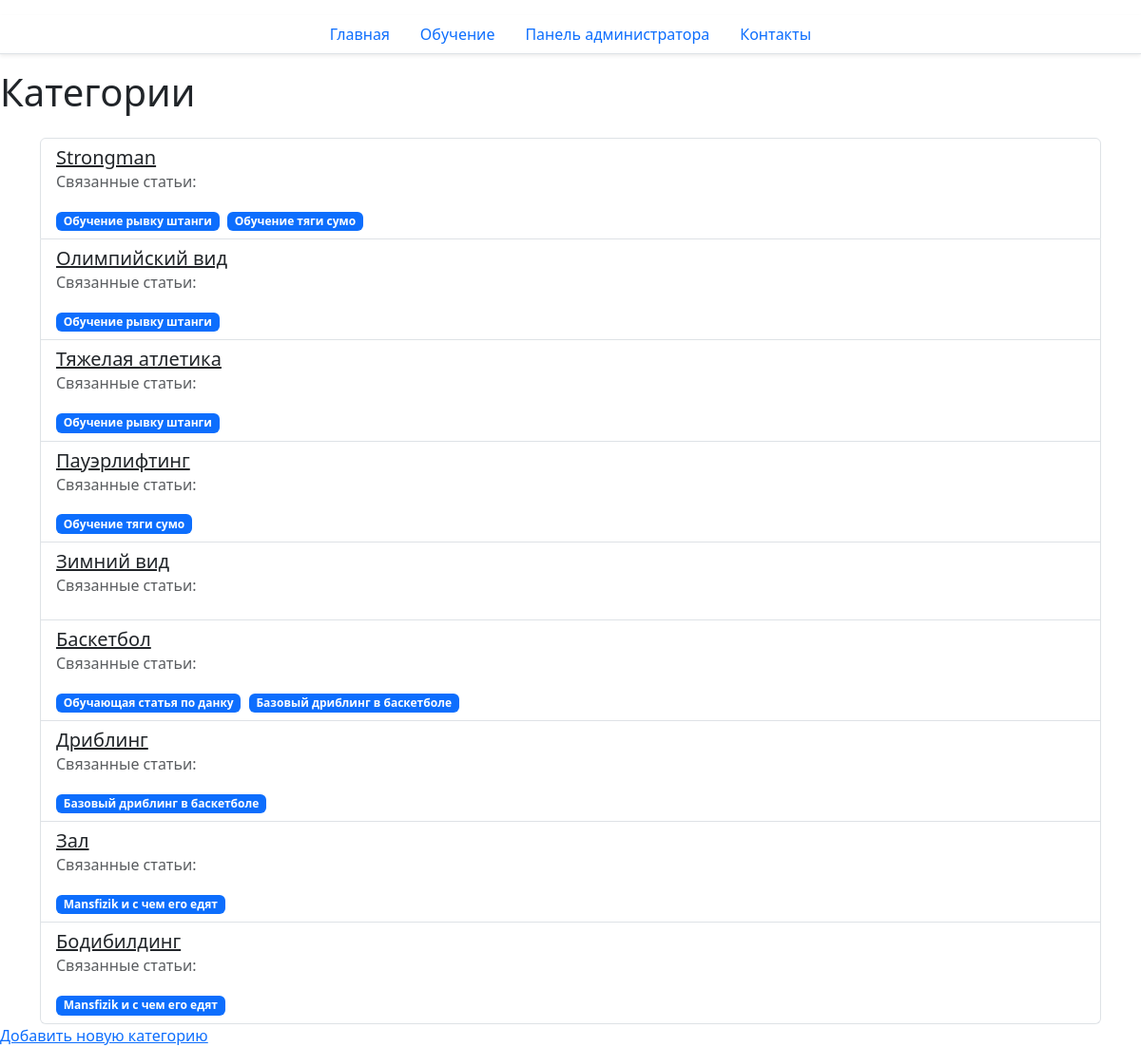
/site/categories/, run on an earlier commit of the app's database.
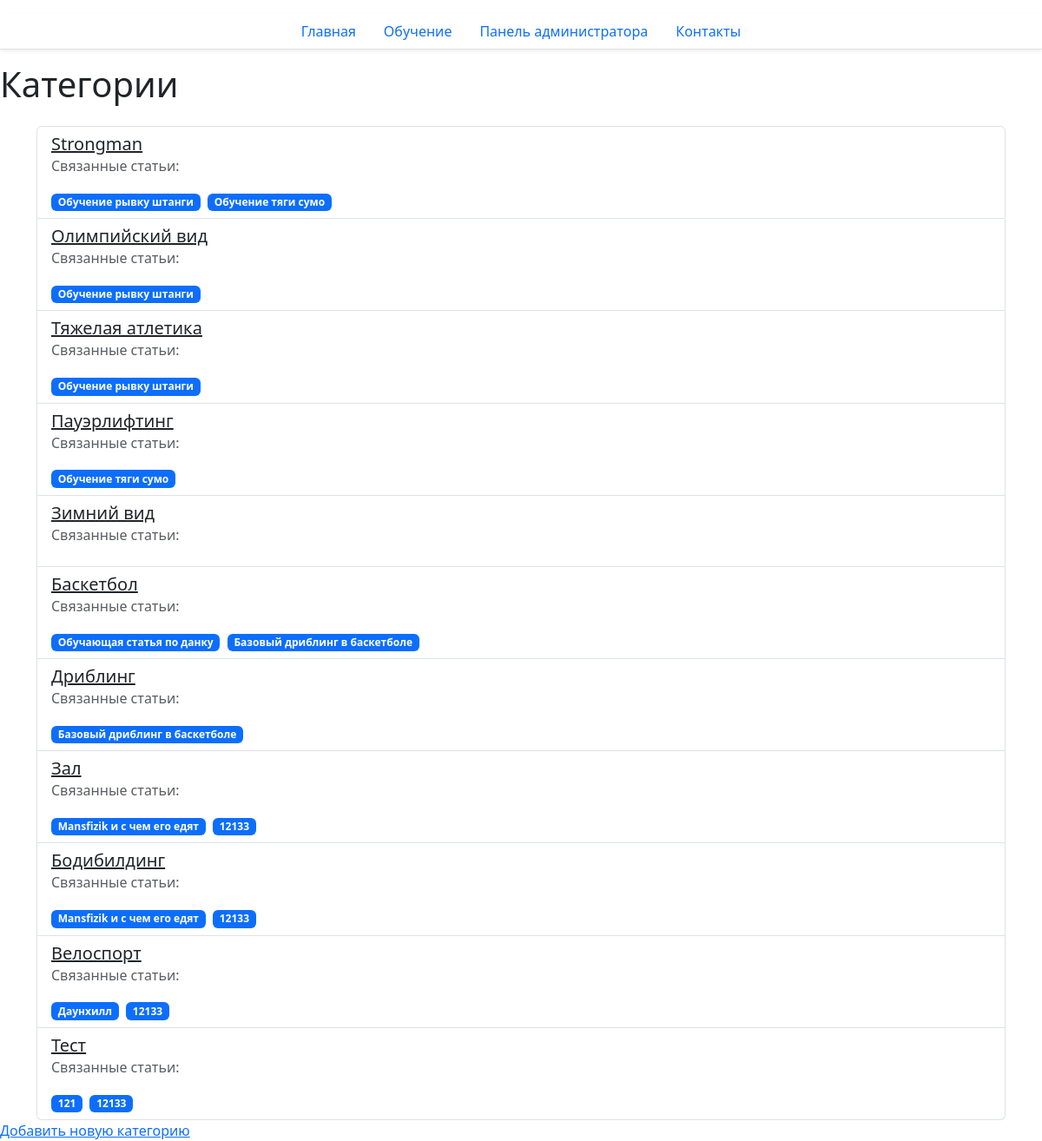
And on a later commit of the database.
### site_app/models.py (models this page shows, shortened)
class Category(models.Model):
    name = models.CharField(max_length=100, unique=True, verbose_name="Название")
    class Meta:
        verbose_name_plural = 'Категории'
        ordering = ["pk"]

class Product(models.Model):
    name = models.CharField(max_length=100, verbose_name="Название")
    description = models.TextField(verbose_name="Описание")
    category = models.ManyToManyField(
        to=Category,
        related_name="products",
        verbose_name="Категории"
    )
    author = models.ForeignKey(
        to=UserModel,
        on_delete=models.CASCADE,
        verbose_name="Автор"
    )
    class Meta:
        verbose_name_plural = 'Статьи'
        ordering = ["pk"]
    class Сomplexity(models.TextChoices):
        EASY = 'easy', 'Легкий',
        MEDIUM = 'medium', 'Средний',
        HARD = 'hard', 'Сложный',
    complexity = models.CharField(
        max_length=10,
        choices=Сomplexity.choices,
        default=Сomplexity.EASY,
        verbose_name="Сложность"
    )
    created_at = models.DateTimeField(auto_now_add=True)
    updated_at = models.DateTimeField(auto_now=True)

### site_app/views.py (the view)
# urls.py: path("categories/", CategoryView.as_view(), name="ListCategory"),
class CategoryView(ListView):
    template_name = "site_app/categories.html"
    context_object_name = "categories"
    queryset = (
        Category.objects
        .prefetch_related('products')
        .all()
    )

### site_app/templates/site_app/categories.html (shortened to what this page needs)
{% extends "site_app/base.html" %}
{% block body %}
  <h1>Категории</h1>
<div class="container mt-4">
    <ul class="list-group">
        {% for category in categories %}
            <li class="list-group-item">
                <a href="{% url 'site_app:category-detail' pk=category.pk %}" class="h5">{{ category.name }}</a>
                <p class="text-muted">Связанные статьи:</p>
                <ul class="list-unstyled mt-2">
                    {% for article in category.products.all %}
                        <li class="badge bg-primary me-1">{{ article.name }}</li>
                    {% endfor %}
                </ul>
            </li>
        {% endfor %}
    </ul>
</div>
<div>
    <a href="{% url 'site_app:category-add' %}">Добавить новую категорию</a>
</div>
{% endblock %}

What changed in the data, as far as the page shows it:
added Product: name "12133"
added Category: name "Велоспорт"
added Product: name "Даунхилл", shown under "Велоспорт"
added Category: name "Тест"
added Product: name "121", shown under "Тест"
